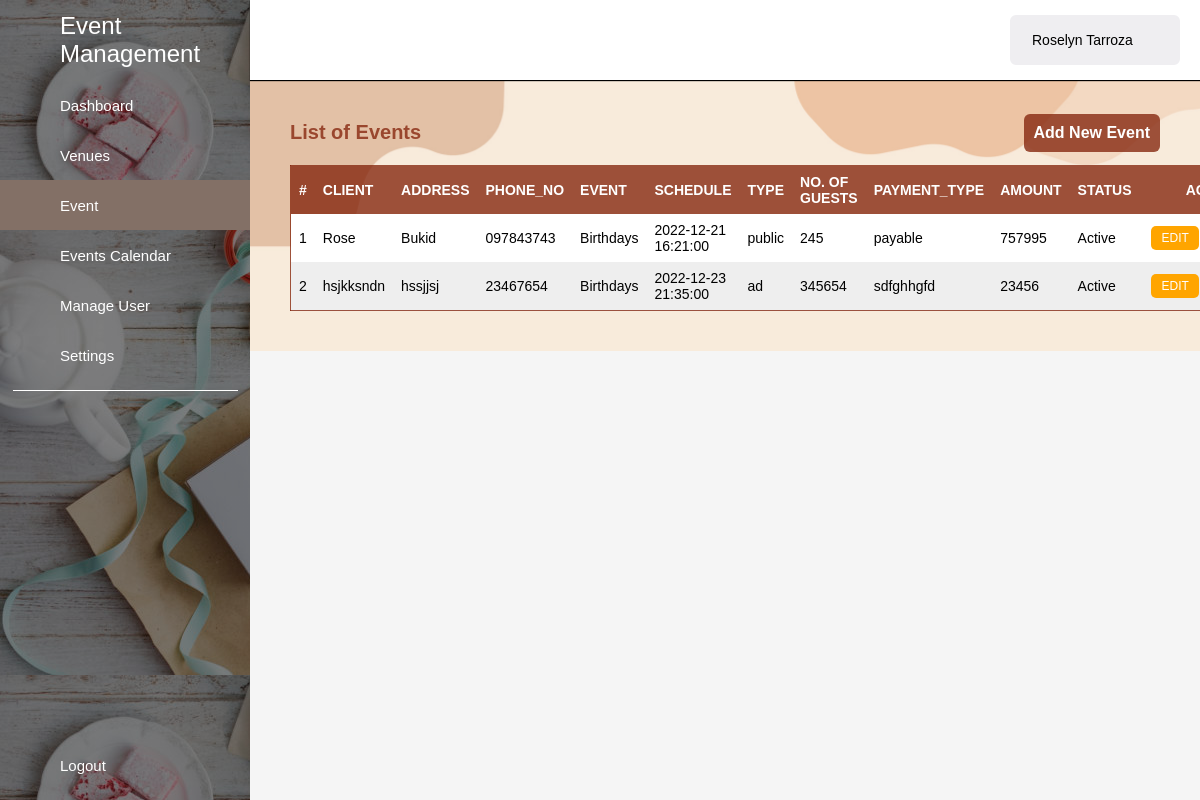
The page /Event/event.php (signed in) on the database its author committed.
### tables this page shows
CREATE TABLE `event` (
  `id` int(11) NOT NULL,
  `client` varchar(255) NOT NULL,
  `address` varchar(255) NOT NULL,
  `phone_no` varchar(11) NOT NULL,
  `event` varchar(255) NOT NULL,
  `schedule` datetime NOT NULL,
  `type` varchar(10) NOT NULL COMMENT '1-Public\r\n2-Private',
  `audience_capacity` int(11) NOT NULL,
  `payment_type` varchar(10) NOT NULL COMMENT '1-Free\r\n2-Payable',
  `amount` double NOT NULL,
  `status` varchar(100) NOT NULL,
  `created_at` timestamp NOT NULL DEFAULT current_timestamp(),
  `updated_at` timestamp NOT NULL DEFAULT current_timestamp() ON UPDATE current_timestamp()
);

### tools/variables.php (called while the page is built, shortened)
<?php
    $dashboard = "";
    $venue = "";
    $eventcalendar = "";
    $user = "";
    $settings = "";
?>

### classes/event.class.php (called while the page is built, shortened)
<?php
require_once 'database.php';
Class Event{
    protected $db;
   function __construct()
   {
       $this->db = new Database();
    }
     function show(){
      $sql = "SELECT * FROM event ORDER BY schedule ASC;";
           $query=$this->db->connect()->prepare($sql);
          if($query->execute()){
            $data = $query->fetchAll();
        }
         return $data;
    }
  }
 ?>

### classes/database.php (called while the page is built)
<?php
class Database{
    private $host = 'localhost';
    private $username = 'root';
    private $password = '';
    private $database = 'eventmanagementsystem';
    protected $connection;
    function connect(){
        try
			{
				$this->connection = new PDO("mysql:host=$this->host;dbname=$this->database",
											$this->username, $this->password);
			}
			catch (PDOException $e)
			{
				echo "Connection error " . $e->getMessage();
			}
        return $this->connection;
    }
}
?>

### Event/event.php (the view, shortened to what this page needs)
<?php
    require_once '../tools/variables.php';
    $event = 'active';
    require_once '../includes/header.php';
    require_once '../includes/sidebar.php';
    require_once '../includes/topnav.php';
?>
    <div class="home-content">
        <div class="table-container">
            <div class="table-heading">
                <h3 class="table-title">List of Events</h3>
                <?php
                    if($_SESSION['type'] == 'admin'){
                ?>
                    <a href="addevent.php" class="button">Add New Event</a>
                <?php
                    }
                ?>
            </div>
            <table class="table">
                <thead>
                    <tr>
                        <th>#</th>
                        <th>Client</th>
                        <th>Address</th>
                        <th>Phone_no</th>
                        <th>Event</th>
                        <th>Schedule</th>
                        <th>Type</th>
                        <th>No. of Guests</th>
                        <th>Payment_type</th>
                        <th>Amount</th>
                        <th>Status</th>
                        <?php
                            if($_SESSION['type'] == 'admin'){
                        ?>
                            <th class="action">Action</th>
                        <?php
                            }
                        ?>
                    </tr>
                </thead>
                <tbody>
                    <?php
                        require_once '../classes/event.class.php';
                        $event = new Event();
                        $i = 1;
                        foreach ($event->show() as $value){
                    ?>
                        <tr>
                            <td><?php echo $i ?></td>
                            <td><?php echo $value['client']?></td>
                            <td><?php echo $value['address'] ?></td>
                            <td><?php echo $value['phone_no'] ?></td>
                            <td><?php echo $value['event'] ?></td>
                            <td><?php echo $value['schedule'] ?></td>
                            <td><?php echo $value['type'] ?></td>
                            <td><?php echo $value['audience_capacity'] ?></td>
                            <td><?php echo $value['payment_type'] ?></td>
                            <td><?php echo $value['amount'] ?></td>
                            <td><?php echo $value['status'] ?></td>
                            <?php
                                if($_SESSION['type'] == 'admin'){
                            ?>
                                <td>
                                    <div class="action">
                                        <a class="action-edit" href="editevent.php?id=<?php echo $value['id'] ?>">Edit</a>
                                    </div>
                                </td>
                            <?php
                                }
                            ?>
                        </tr>
                    <?php
                        $i++;
                    }
                    ?>
                </tbody>
            </table>
        </div>
    </div>
<?php
    require_once '../includes/bottomnav.php';
    require_once '../includes/footer.php';
?>

### includes/header.php (shortened to what this page needs)
<!DOCTYPE html>
<html lang="en">
<head>
    <link rel="stylesheet" href="../css/style.css">
</head>
<body>

### includes/sidebar.php (shortened to what this page needs)
<div class="side-bar">
    <div class="logo-details">
        <span class="logo-name">Event Management</span>
    </div>
    <ul class="nav-links">
        <li>
            <a href="../admin/dashboard.php" class="<?php echo $dashboard; ?>">
                <span class="links-name">Dashboard</span>
            </a>
        </li>
        <li>
            <a href="../venue/venue.php" class="<?php echo $venue; ?>">
                <span class="links-name">Venues</span>
            </a>
        </li>
        <li>
            <a href="../Event/event.php" class="<?php echo $event; ?>">
                <span class="links-name">Event</span>
            </a>
        </li>
        <li>
        <a href="#" class="<?php echo $eventcalendar; ?>">
                <span class="links-name">Events Calendar</span>
            </a>
        </li>
        <li>
            <a href="#" class="<?php echo $user; ?>">
                <span class="links-name">Manage User</span>
            </a>
        </li>
        <li>
            <a href="#" class="<?php echo $settings; ?>">
                <span class="links-name">Settings</span>
            </a>
        </li>
        <hr class="line">
        <li id="logout-link">
            <a href="../login/logout.php">
                <span class="links-name">Logout</span>
            </a>
        </li>
    </ul>
</div>

### includes/topnav.php (shortened to what this page needs)
<section class="home-section">
    <nav>
        <div class="profile-details">
            <span class="admin-name"><?php echo $_SESSION['fullname']; ?></span>
        </div>
    </nav>

### includes/bottomnav.php
</section>

### css/style.css (style rules this page uses)
* { font-family:'Poppins', sans-serif; margin: 0; padding: 0; box-sizing: border-box; font-size: 14px; }
body { width: 100%; height: 100%; background-color: #f5f5f5; }
.button { background-color: #83220ac4; color: white; border: none; font-size: medium; font-weight: bolder; }
.side-bar { position: fixed; width: 250px; height: calc(100vh); overflow: hidden; background: linear-gradient(to top, rgba(0, 0, 0, 0.50)35%, rgba(0, 0, 0, 0.50)35%), url("../images/event.jpeg"); }
.side-bar .logo-details { height: 80px; display: flex; align-items: center; }
.side-bar .logo-details .logo-name { color: #fff; font-size: 24px; font-weight: 500; }
.side-bar .nav-links { height: calc(100vh); }
.side-bar .nav-links li { position: relative; list-style: none; height: 50px; width: 100%; }
.side-bar .nav-links li a { height: 100%; width: 100%; display: flex; align-items: center; text-decoration: none; }
.side-bar .nav-links .active { background-color: #837066; }
.side-bar .nav-links li a .links-name { color: #fff; font-size: 15px; font-weight: 400; white-space: nowrap; }
.side-bar .nav-links .line { margin: 10px auto; width: 90%; height: 1px; border: 0; border-top: 1px solid #fff; }
.home-section { position: relative; width: calc(100% - 250px); left: 250px; }
.home-section nav { display: flex; justify-content: space-between; height: 80px; background-color: #fff; align-items: center; position: fixed; width: calc(100% - 250px); left: 250px; z-index: 999; box-shadow: 0 1px 1px; padding: 0 20px; }
.home-section nav .profile-details { display: flex; align-items: center; background: #efeef1; border: 2px solid #efeef1; border-radius: 6px; height: 50px; min-width: 170px; }
.table-title { font-weight: solid; font-size: 20px; text-align: left; color: #83220ac4; margin: 20px 0; display: inline; }
.table-container { position: relative; top: 80px; padding: 40px; background:url("../images/f.jpg"); background-repeat: no-repeat; background-size: cover; overflow: hidden; }
.table { border-collapse: collapse; border: 1px solid #83220ac4; text-align: left; vertical-align: middle; width: 100%; overflow: auto; }
th, td { padding: 8px; font-size: 14px; }
thead { background-color: #83220ac4; color: white; font-size: .9rem; text-transform: uppercase; letter-spacing: 2%; }
thead th { width: auto; height: fit-content; }
tbody tr:nth-child(odd) { background-color: #fff; }
tbody tr:nth-child(even) { background-color: #eee; }
tr .action, th .action { text-align: center; }
tr div.action { display: flex; justify-content: center; }
td a { padding: 5px 10px; font-size: 12px; border-radius: 5px; margin: 4px; text-decoration: none; text-transform: uppercase; color: white; }
a.action-edit { background-color: orange; }
.table-container .button { width: fit-content; }
.table-container .table-heading { display: flex; justify-content: space-between; height: 25px; align-items: center; margin-bottom: 20px; }
.home-section .home-content { position: relative; }
#logout-link { position: absolute; bottom: 0; margin-bottom: 10px; }
a.button { width: 100%; padding: 10px; margin: 8px 0; border-radius: 6px; box-sizing: border-box; border: 0; text-decoration: none; }
.logo-name { display: flex; align-items: center; justify-content: center; font-size: 50px; color: #83220ac4; }
nav { float: right; }

### rows shown on the page
event: client "Rose", address "Bukid", phone_no "097843743", event "Birthdays", schedule "2022-12-21 16:21:00", type "public", audience_capacity "245", payment_type "payable", amount "757995", status "Active"
event: client "hsjkksndn", address "hssjjsj", phone_no "23467654", event "Birthdays", schedule "2022-12-23 21:35:00", type "ad", audience_capacity "345654", payment_type "sdfghhgfd", amount "23456", status "Active"

### other values the page prints
$_SESSION['fullname'] "Roselyn Tarroza"
